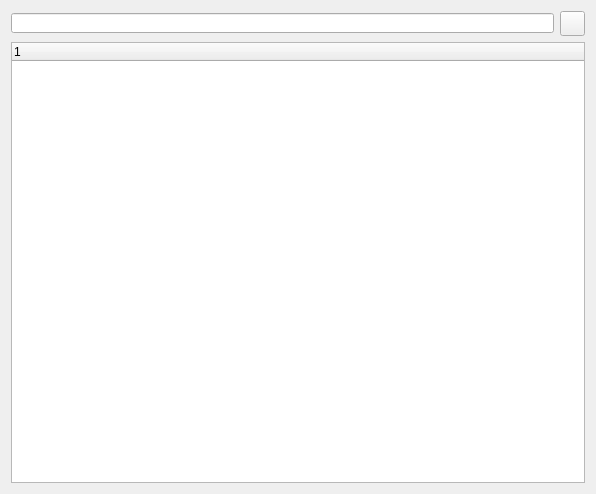
<?xml version="1.0" encoding="UTF-8"?>
<ui version="4.0">
 <class>SearchLineEdit</class>
 <widget class="QWidget" name="SearchLineEdit">
  <property name="geometry">
   <rect>
    <x>0</x>
    <y>0</y>
    <width>596</width>
    <height>494</height>
   </rect>
  </property>
  <property name="windowTitle">
   <string>Form</string>
  </property>
  <layout class="QVBoxLayout" name="verticalLayout">
   <item>
    <layout class="QHBoxLayout" name="horizontalLayout">
     <property name="sizeConstraint">
      <enum>QLayout::SetNoConstraint</enum>
     </property>
     <item>
      <widget class="QLineEdit" name="editor">
       <property name="minimumSize">
        <size>
         <width>100</width>
         <height>20</height>
        </size>
       </property>
       <property name="maximumSize">
        <size>
         <width>16777215</width>
         <height>20</height>
        </size>
       </property>
      </widget>
     </item>
     <item>
      <widget class="QPushButton" name="newButton">
       <property name="minimumSize">
        <size>
         <width>25</width>
         <height>25</height>
        </size>
       </property>
       <property name="maximumSize">
        <size>
         <width>25</width>
         <height>25</height>
        </size>
       </property>
       <property name="text">
        <string/>
       </property>
      </widget>
     </item>
    </layout>
   </item>
   <item>
    <widget class="QTreeWidget" name="popup">
     <column>
      <property name="text">
       <string notr="true">1</string>
      </property>
     </column>
    </widget>
   </item>
  </layout>
 </widget>
 <resources/>
 <connections/>
</ui>
